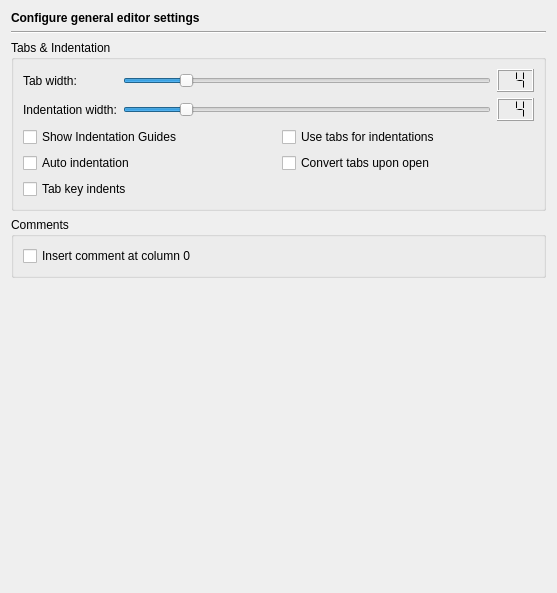
<?xml version="1.0" encoding="UTF-8"?>
<ui version="4.0">
 <class>EditorGeneralPage</class>
 <widget class="QWidget" name="EditorGeneralPage">
  <property name="geometry">
   <rect>
    <x>0</x>
    <y>0</y>
    <width>553</width>
    <height>593</height>
   </rect>
  </property>
  <layout class="QVBoxLayout" name="verticalLayout">
   <item>
    <widget class="QLabel" name="headerLabel">
     <property name="text">
      <string>&lt;b&gt;Configure general editor settings&lt;/b&gt;</string>
     </property>
    </widget>
   </item>
   <item>
    <widget class="Line" name="line2">
     <property name="frameShape">
      <enum>QFrame::HLine</enum>
     </property>
     <property name="frameShadow">
      <enum>QFrame::Sunken</enum>
     </property>
     <property name="orientation">
      <enum>Qt::Horizontal</enum>
     </property>
    </widget>
   </item>
   <item>
    <widget class="QGroupBox" name="groupBox_5">
     <property name="title">
      <string>Tabs &amp;&amp; Indentation</string>
     </property>
     <layout class="QVBoxLayout">
      <item>
       <layout class="QGridLayout">
        <item row="0" column="0">
         <widget class="QLabel" name="TextLabel13_3">
          <property name="text">
           <string>Tab width:</string>
          </property>
          <property name="buddy">
           <cstring>tabwidthSlider</cstring>
          </property>
         </widget>
        </item>
        <item row="0" column="1">
         <widget class="QSlider" name="tabwidthSlider">
          <property name="toolTip">
           <string>Move to set the tab width.</string>
          </property>
          <property name="minimum">
           <number>1</number>
          </property>
          <property name="maximum">
           <number>20</number>
          </property>
          <property name="value">
           <number>4</number>
          </property>
          <property name="orientation">
           <enum>Qt::Horizontal</enum>
          </property>
          <property name="tickInterval">
           <number>1</number>
          </property>
         </widget>
        </item>
        <item row="0" column="2">
         <widget class="QLCDNumber" name="tabwidthLCD">
          <property name="toolTip">
           <string>Displays the selected tab width.</string>
          </property>
          <property name="digitCount">
           <number>2</number>
          </property>
          <property name="segmentStyle">
           <enum>QLCDNumber::Flat</enum>
          </property>
          <property name="value" stdset="0">
           <double>4.000000000000000</double>
          </property>
         </widget>
        </item>
        <item row="1" column="0">
         <widget class="QLabel" name="TextLabel13_2_3">
          <property name="text">
           <string>Indentation width:</string>
          </property>
          <property name="buddy">
           <cstring>indentwidthSlider</cstring>
          </property>
         </widget>
        </item>
        <item row="1" column="1">
         <widget class="QSlider" name="indentwidthSlider">
          <property name="toolTip">
           <string>Move to set the indentation width.</string>
          </property>
          <property name="minimum">
           <number>1</number>
          </property>
          <property name="maximum">
           <number>20</number>
          </property>
          <property name="value">
           <number>4</number>
          </property>
          <property name="orientation">
           <enum>Qt::Horizontal</enum>
          </property>
          <property name="tickInterval">
           <number>1</number>
          </property>
         </widget>
        </item>
        <item row="1" column="2">
         <widget class="QLCDNumber" name="indentwidthLCD">
          <property name="toolTip">
           <string>Displays the selected indentation width.</string>
          </property>
          <property name="digitCount">
           <number>2</number>
          </property>
          <property name="segmentStyle">
           <enum>QLCDNumber::Flat</enum>
          </property>
          <property name="value" stdset="0">
           <double>4.000000000000000</double>
          </property>
         </widget>
        </item>
       </layout>
      </item>
      <item>
       <layout class="QGridLayout">
        <item row="0" column="0">
         <widget class="QCheckBox" name="indentguidesCheckBox">
          <property name="toolTip">
           <string>Select whether indentation guides should be shown.</string>
          </property>
          <property name="text">
           <string>Show Indentation Guides</string>
          </property>
         </widget>
        </item>
        <item row="0" column="1">
         <widget class="QCheckBox" name="tabforindentationCheckBox">
          <property name="toolTip">
           <string>Select whether tab characters are used for indentations.</string>
          </property>
          <property name="text">
           <string>Use tabs for indentations</string>
          </property>
         </widget>
        </item>
        <item row="1" column="0">
         <widget class="QCheckBox" name="autoindentCheckBox">
          <property name="toolTip">
           <string>Select whether autoindentation shall be enabled</string>
          </property>
          <property name="text">
           <string>Auto indentation</string>
          </property>
         </widget>
        </item>
        <item row="1" column="1">
         <widget class="QCheckBox" name="converttabsCheckBox">
          <property name="toolTip">
           <string>Select whether tabs shall be converted upon opening the file</string>
          </property>
          <property name="text">
           <string>Convert tabs upon open</string>
          </property>
         </widget>
        </item>
        <item row="2" column="0">
         <widget class="QCheckBox" name="tabindentsCheckBox">
          <property name="toolTip">
           <string>Select whether pressing the tab key indents.</string>
          </property>
          <property name="text">
           <string>Tab key indents</string>
          </property>
         </widget>
        </item>
       </layout>
      </item>
     </layout>
    </widget>
   </item>
   <item>
    <widget class="QGroupBox" name="groupBox">
     <property name="title">
      <string>Comments</string>
     </property>
     <layout class="QGridLayout" name="gridLayout">
      <item row="0" column="0">
       <widget class="QCheckBox" name="comment0CheckBox">
        <property name="toolTip">
         <string>Select to insert the comment sign at column 0</string>
        </property>
        <property name="whatsThis">
         <string>&lt;b&gt;Insert comment at column 0&lt;/b&gt;&lt;p&gt;Select to insert the comment sign at column 0. Otherwise, the comment sign is inserted at the first non-whitespace position.&lt;/p&gt;</string>
        </property>
        <property name="text">
         <string>Insert comment at column 0</string>
        </property>
       </widget>
      </item>
     </layout>
    </widget>
   </item>
   <item>
    <spacer>
     <property name="orientation">
      <enum>Qt::Vertical</enum>
     </property>
     <property name="sizeHint" stdset="0">
      <size>
       <width>535</width>
       <height>101</height>
      </size>
     </property>
    </spacer>
   </item>
  </layout>
 </widget>
 <tabstops>
  <tabstop>tabwidthSlider</tabstop>
  <tabstop>indentwidthSlider</tabstop>
  <tabstop>indentguidesCheckBox</tabstop>
  <tabstop>autoindentCheckBox</tabstop>
  <tabstop>tabindentsCheckBox</tabstop>
  <tabstop>tabforindentationCheckBox</tabstop>
  <tabstop>converttabsCheckBox</tabstop>
 </tabstops>
 <resources/>
 <connections>
  <connection>
   <sender>tabwidthSlider</sender>
   <signal>valueChanged(int)</signal>
   <receiver>tabwidthLCD</receiver>
   <slot>display(int)</slot>
   <hints>
    <hint type="sourcelabel">
     <x>384</x>
     <y>81</y>
    </hint>
    <hint type="destinationlabel">
     <x>415</x>
     <y>82</y>
    </hint>
   </hints>
  </connection>
  <connection>
   <sender>indentwidthSlider</sender>
   <signal>valueChanged(int)</signal>
   <receiver>indentwidthLCD</receiver>
   <slot>display(int)</slot>
   <hints>
    <hint type="sourcelabel">
     <x>384</x>
     <y>110</y>
    </hint>
    <hint type="destinationlabel">
     <x>410</x>
     <y>110</y>
    </hint>
   </hints>
  </connection>
 </connections>
</ui>
